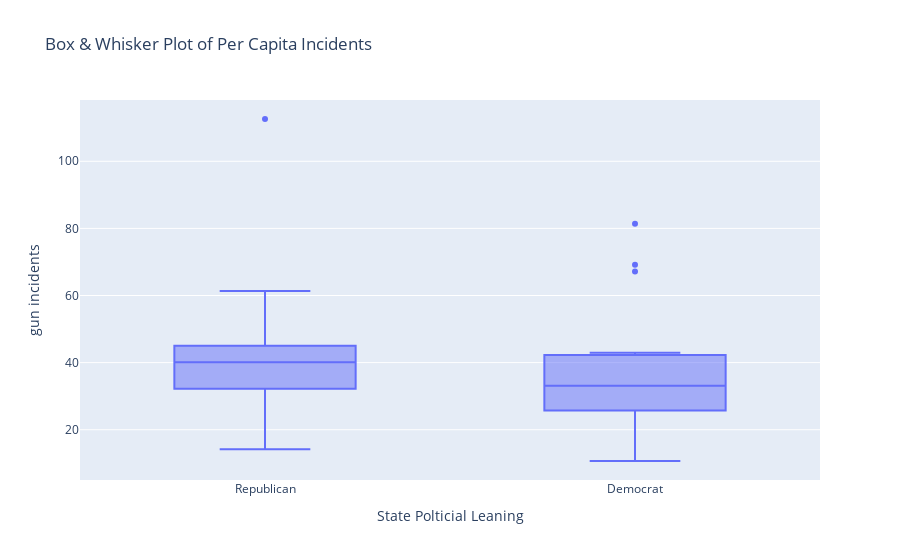

Notebook code cell kept with this figure:
### Code cell
px.box(state_stats1, y ='per_capita', x='Gov_Political_Affiliation', title='Box & Whisker Plot of Per Capita Incidents', hover_data=['state'],\
    labels={'Gov_Political_Affiliation':'State Polticial Leaning', 'per_capita':'gun incidents'})

### Figure 1 — Plotly figure (JSON) as saved in the notebook; plotly's stock layout.template omitted (floating-point values rounded to 4 significant figures)
{"data": [{"alignmentgroup": "True", "customdata": [["Alabama"], ["Alaska"], ["Arizona"], ["Arkansas"], ["California"], ["Colorado"], ["Connecticut"], ["Delaware"], ["Florida"], ["Georgia"], ["Hawaii"], ["Idaho"], ["Illinois"], ["Indiana"], ["Iowa"], ["Kansas"], ["Kentucky"], ["Louisiana"], ["Maine"], ["Maryland"], ["Massachusetts"], ["Michigan"], ["Minnesota"], ["Mississippi"], ["Missouri"], ["Montana"], ["Nebraska"], ["Nevada"], ["New Hampshire"], ["New Jersey"], ["New Mexico"], ["New York"], ["North Carolina"], ["North Dakota"], ["Ohio"], ["Oklahoma"], ["Oregon"], ["Pennsylvania"], ["Rhode Island"], ["South Carolina"], ["South Dakota"], ["Tennessee"], ["Texas"], ["Utah"], ["Vermont"], ["Virginia"], ["Washington"], ["West Virginia"], ["Wisconsin"], ["Wyoming"]], "hovertemplate": "State Polticial Leaning=%{x}<br>gun incidents=%{y}<br>state=%{customdata[0]}<extra></extra>", "legendgroup": "", "marker": {"color": "#636efa"}, "name": "", "notched": false, "offsetgroup": "", "orientation": "v", "showlegend": false, "type": "box", "x": ["Republican", "Republican", "Republican", "Republican", "Democrat", "Democrat", "Democrat", "Democrat", "Republican", "Republican", "Democrat", "Republican", "Democrat", "Republican", "Republican", "Democrat", "Democrat", "Democrat", "Democrat", "Republican", "Republican", "Democrat", "Democrat", "Republican", "Republican", "Republican", "Republican", "Democrat", "Republican", "Democrat", "Democrat", "Democrat", "Democrat", "Republican", "Republican", "Republican", "Democrat", "Democrat", "Democrat", "Republican", "Republican", "Republican", "Republican", "Republican", "Republican", "Republican", "Democrat", "Republican", "Democrat", "Republican"], "x0": " ", "xaxis": "x", "y": [46.49, 112.6, 14.21, 41.57, 17.46, 27.53, 42.71, 69.17, 31.69, 41.44, 10.68, 17.47, 67.17, 41.6, 39.02, 35.2, 42.91, 81.36, 33.74, 41.8, 41.26, 25.71, 15.38, 51.29, 52.75, 27.35, 38.45, 32.67, 34.63, 24.67, 37.53, 27.35, 37.5, 38.58, 38.83, 43.6, 29.16, 30.65, 42.26, 61.38, 27.59, 54.15, 23.31, 17.2, 32.68, 33.6, 21.88, 41.56, 33.51, 56.15], "y0": " ", "yaxis": "y"}], "layout": {"boxmode": "group", "legend": {"tracegroupgap": 0}, "title": {"text": "Box & Whisker Plot of Per Capita Incidents"}, "xaxis": {"anchor": "y", "domain": [0, 1], "title": {"text": "State Polticial Leaning"}}, "yaxis": {"anchor": "x", "domain": [0, 1], "title": {"text": "gun incidents"}}}}
